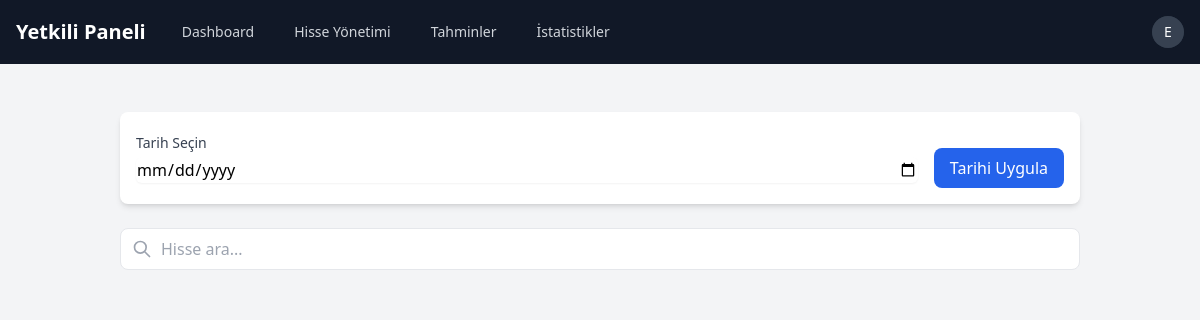
/bulk-add-stock-prices/ (signed in), run on an earlier commit of the app's database.
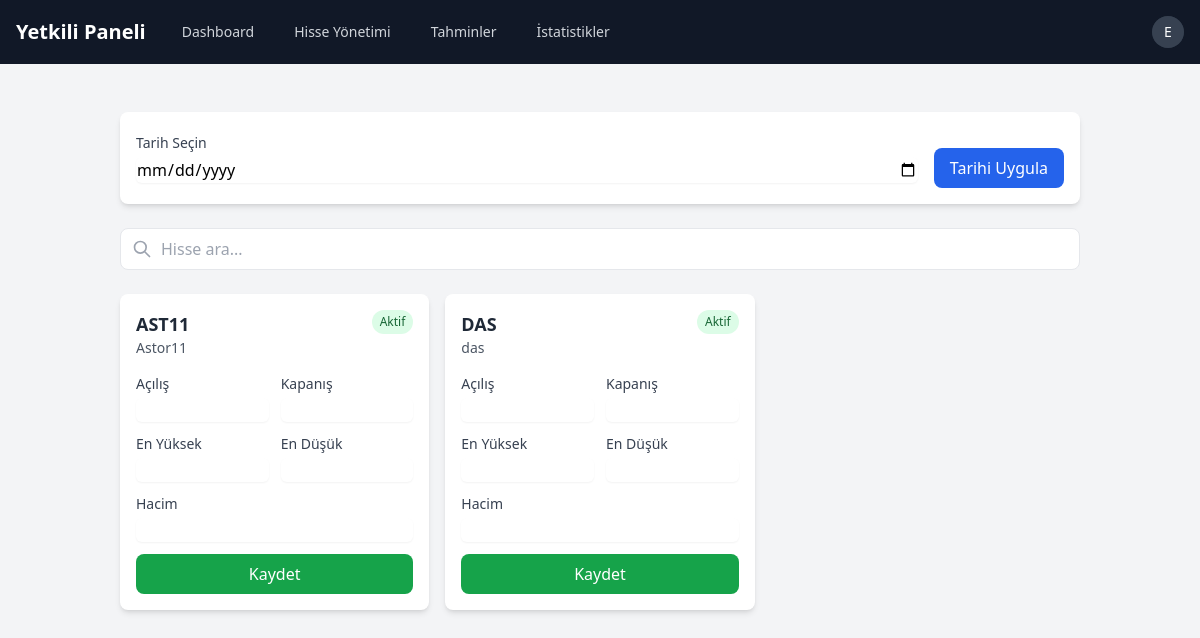
And on a later commit of the database.
### Tahmin/models.py (models this page shows, shortened)
class Stock(models.Model):
    name = models.CharField(max_length=100, verbose_name="Hisse Adı")
    symbol = models.CharField(max_length=10, unique=True, verbose_name="Hisse Sembolü")
    description = models.TextField(null=True, blank=True, verbose_name="Açıklama")
    sector = models.CharField(max_length=100, null=True, blank=True, verbose_name="Sektör")
    created_at = models.DateTimeField(auto_now_add=True, verbose_name="Oluşturulma Tarihi")
    updated_at = models.DateTimeField(auto_now=True, verbose_name="Güncellenme Tarihi")
    is_active = models.BooleanField(default=True, verbose_name="Aktif mi?")
    class Meta:
        verbose_name = "Hisse"
        verbose_name_plural = "Hisseler"
        ordering = ['symbol']

### Tahmin/views.py (the view)
# urls.py: path('bulk-add-stock-prices/', views.bulk_add_stock_prices, name='bulk_add_stock_prices'),
@login_required
def bulk_add_stock_prices(request):
    stocks = Stock.objects.all().order_by('symbol')
    context = {
        'stocks': stocks,
    }
    return render(request, 'Tahmin/bulk_add_stock_prices.html', context)

### Tahmin/templates/Tahmin/bulk_add_stock_prices.html (shortened to what this page needs)
{% extends 'Tahmin/admin_base.html' %}
{% block content %}
<div class="container mx-auto px-4 py-6">
    <div class="mb-6 bg-white p-4 rounded-lg shadow-md">
        <form id="dateForm" class="flex items-center space-x-4">
            <div class="flex-1">
                <label for="selectedDate" class="block text-sm font-medium text-gray-700 mb-1">Tarih Seçin</label>
                <input type="date" id="selectedDate" name="date" required
                    class="w-full rounded-md border-gray-300 shadow-sm focus:border-blue-500 focus:ring-blue-500">
            </div>
            <button type="submit" class="mt-5 px-4 py-2 bg-blue-600 text-white rounded-lg hover:bg-blue-700">
                Tarihi Uygula
            </button>
        </form>
    </div>
    <div class="mb-6">
        <div class="relative">
            <input type="text" id="stockSearch" placeholder="Hisse ara..."
                class="w-full pl-10 pr-4 py-2 border rounded-lg focus:outline-none focus:ring-2 focus:ring-blue-400">
            <div class="absolute inset-y-0 left-0 pl-3 flex items-center pointer-events-none">
            </div>
        </div>
    </div>
    <div id="stockCards" class="grid grid-cols-1 md:grid-cols-2 lg:grid-cols-3 gap-4">
        {% for stock in stocks %}
        <div class="stock-card bg-white rounded-lg shadow-md p-4" data-stock-id="{{ stock.id }}">
            <div class="flex justify-between items-start mb-4">
                <div>
                    <h3 class="text-lg font-semibold text-gray-800">{{ stock.symbol }}</h3>
                    <p class="text-sm text-gray-600">{{ stock.name }}</p>
                </div>
                <span class="px-2 py-1 text-xs rounded-full {% if stock.is_active %}bg-green-100 text-green-800{% else %}bg-red-100 text-red-800{% endif %}">
                    {% if stock.is_active %}Aktif{% else %}Pasif{% endif %}
                </span>
            </div>
            <form class="stock-price-form space-y-3">
                <div class="grid grid-cols-2 gap-3">
                    <div>
                        <label class="block text-sm font-medium text-gray-700">Açılış</label>
                        <input type="number" step="0.01" name="opening_price" required
                            class="mt-1 block w-full rounded-md border-gray-300 shadow-sm focus:border-blue-500 focus:ring-blue-500">
                    </div>
                    <div>
                        <label class="block text-sm font-medium text-gray-700">Kapanış</label>
                        <input type="number" step="0.01" name="closing_price" required
                            class="mt-1 block w-full rounded-md border-gray-300 shadow-sm focus:border-blue-500 focus:ring-blue-500">
                    </div>
                    <div>
                        <label class="block text-sm font-medium text-gray-700">En Yüksek</label>
                        <input type="number" step="0.01" name="highest_price" required
                            class="mt-1 block w-full rounded-md border-gray-300 shadow-sm focus:border-blue-500 focus:ring-blue-500">
                    </div>
                    <div>
                        <label class="block text-sm font-medium text-gray-700">En Düşük</label>
                        <input type="number" step="0.01" name="lowest_price" required
                            class="mt-1 block w-full rounded-md border-gray-300 shadow-sm focus:border-blue-500 focus:ring-blue-500">
                    </div>
                </div>
                <div>
                    <label class="block text-sm font-medium text-gray-700">Hacim</label>
                    <input type="number" name="volume" required
                        class="mt-1 block w-full rounded-md border-gray-300 shadow-sm focus:border-blue-500 focus:ring-blue-500">
                </div>
                <button type="submit" class="w-full px-4 py-2 bg-green-600 text-white rounded-lg hover:bg-green-700">
                    Kaydet
                </button>
            </form>
        </div>
        {% endfor %}
    </div>
</div>
{% endblock %}

What changed in the data, as far as the page shows it:
added Stock: symbol "AST11", name "Astor11", is_active "Aktif"
added Stock: symbol "DAS", name "das", is_active "Aktif"
